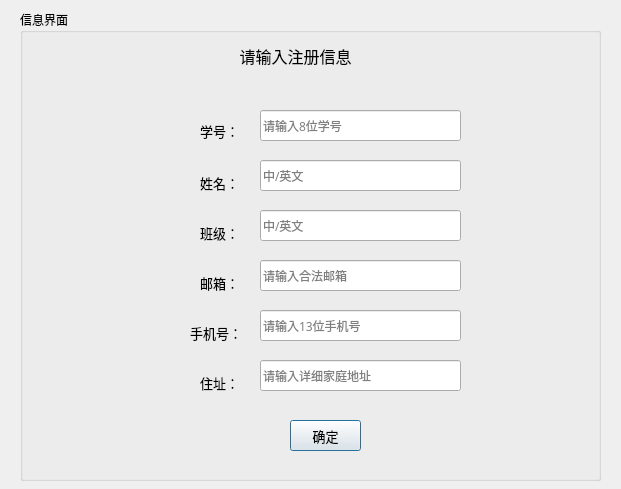
<?xml version="1.0" encoding="UTF-8"?>
<ui version="4.0">
 <class>userInfoDialog</class>
 <widget class="QDialog" name="userInfoDialog">
  <property name="geometry">
   <rect>
    <x>0</x>
    <y>0</y>
    <width>621</width>
    <height>489</height>
   </rect>
  </property>
  <property name="font">
   <font>
    <family>方正启体简体</family>
   </font>
  </property>
  <property name="windowTitle">
   <string>OpenCV Face Recognition System - UserInfo</string>
  </property>
  <widget class="QLabel" name="msgLabel">
   <property name="geometry">
    <rect>
     <x>80</x>
     <y>254</y>
     <width>281</width>
     <height>21</height>
    </rect>
   </property>
   <property name="text">
    <string/>
   </property>
   <property name="alignment">
    <set>Qt::AlignCenter</set>
   </property>
  </widget>
  <widget class="QGroupBox" name="infoBox">
   <property name="geometry">
    <rect>
     <x>20</x>
     <y>10</y>
     <width>581</width>
     <height>471</height>
    </rect>
   </property>
   <property name="title">
    <string>信息界面</string>
   </property>
   <widget class="QLabel" name="tipLabel">
    <property name="geometry">
     <rect>
      <x>150</x>
      <y>20</y>
      <width>251</width>
      <height>51</height>
     </rect>
    </property>
    <property name="font">
     <font>
      <family>方正启体简体</family>
      <pointsize>12</pointsize>
     </font>
    </property>
    <property name="text">
     <string>请输入注册信息</string>
    </property>
    <property name="alignment">
     <set>Qt::AlignCenter</set>
    </property>
   </widget>
   <widget class="QLineEdit" name="stuIDLineEdit">
    <property name="geometry">
     <rect>
      <x>240</x>
      <y>100</y>
      <width>201</width>
      <height>31</height>
     </rect>
    </property>
    <property name="toolTip">
     <string/>
    </property>
    <property name="placeholderText">
     <string>请输入8位学号</string>
    </property>
    <property name="clearButtonEnabled">
     <bool>true</bool>
    </property>
   </widget>
   <widget class="QLabel" name="stuIDLabel">
    <property name="geometry">
     <rect>
      <x>180</x>
      <y>100</y>
      <width>51</width>
      <height>41</height>
     </rect>
    </property>
    <property name="font">
     <font>
      <pointsize>10</pointsize>
     </font>
    </property>
    <property name="text">
     <string>学号：</string>
    </property>
   </widget>
   <widget class="QLabel" name="nameLabel">
    <property name="geometry">
     <rect>
      <x>180</x>
      <y>150</y>
      <width>51</width>
      <height>45</height>
     </rect>
    </property>
    <property name="font">
     <font>
      <pointsize>10</pointsize>
     </font>
    </property>
    <property name="text">
     <string>姓名：</string>
    </property>
   </widget>
   <widget class="QLineEdit" name="nameLineEdit">
    <property name="geometry">
     <rect>
      <x>240</x>
      <y>150</y>
      <width>201</width>
      <height>31</height>
     </rect>
    </property>
    <property name="toolTip">
     <string/>
    </property>
    <property name="alignment">
     <set>Qt::AlignLeading|Qt::AlignLeft|Qt::AlignVCenter</set>
    </property>
    <property name="placeholderText">
     <string>中/英文</string>
    </property>
    <property name="clearButtonEnabled">
     <bool>true</bool>
    </property>
   </widget>
   <widget class="QPushButton" name="okButton">
    <property name="geometry">
     <rect>
      <x>270</x>
      <y>410</y>
      <width>71</width>
      <height>31</height>
     </rect>
    </property>
    <property name="font">
     <font>
      <family>方正启体简体</family>
      <pointsize>10</pointsize>
     </font>
    </property>
    <property name="text">
     <string>确定</string>
    </property>
   </widget>
   <widget class="QLabel" name="classLabel">
    <property name="geometry">
     <rect>
      <x>180</x>
      <y>200</y>
      <width>51</width>
      <height>45</height>
     </rect>
    </property>
    <property name="font">
     <font>
      <pointsize>10</pointsize>
     </font>
    </property>
    <property name="text">
     <string>班级：</string>
    </property>
   </widget>
   <widget class="QLineEdit" name="classLineEdit">
    <property name="geometry">
     <rect>
      <x>240</x>
      <y>200</y>
      <width>201</width>
      <height>31</height>
     </rect>
    </property>
    <property name="toolTip">
     <string/>
    </property>
    <property name="alignment">
     <set>Qt::AlignLeading|Qt::AlignLeft|Qt::AlignVCenter</set>
    </property>
    <property name="placeholderText">
     <string>中/英文</string>
    </property>
    <property name="clearButtonEnabled">
     <bool>true</bool>
    </property>
   </widget>
   <widget class="QLabel" name="eamilLabel">
    <property name="geometry">
     <rect>
      <x>180</x>
      <y>250</y>
      <width>51</width>
      <height>45</height>
     </rect>
    </property>
    <property name="font">
     <font>
      <pointsize>10</pointsize>
     </font>
    </property>
    <property name="text">
     <string>邮箱：</string>
    </property>
   </widget>
   <widget class="QLineEdit" name="emailLineEdit">
    <property name="geometry">
     <rect>
      <x>240</x>
      <y>250</y>
      <width>201</width>
      <height>31</height>
     </rect>
    </property>
    <property name="toolTip">
     <string/>
    </property>
    <property name="text">
     <string/>
    </property>
    <property name="alignment">
     <set>Qt::AlignLeading|Qt::AlignLeft|Qt::AlignVCenter</set>
    </property>
    <property name="placeholderText">
     <string>请输入合法邮箱</string>
    </property>
    <property name="clearButtonEnabled">
     <bool>true</bool>
    </property>
   </widget>
   <widget class="QLabel" name="phoneLabel">
    <property name="geometry">
     <rect>
      <x>170</x>
      <y>300</y>
      <width>61</width>
      <height>45</height>
     </rect>
    </property>
    <property name="font">
     <font>
      <pointsize>10</pointsize>
     </font>
    </property>
    <property name="text">
     <string>手机号：</string>
    </property>
   </widget>
   <widget class="QLineEdit" name="phoneLineEdit">
    <property name="geometry">
     <rect>
      <x>240</x>
      <y>300</y>
      <width>201</width>
      <height>31</height>
     </rect>
    </property>
    <property name="toolTip">
     <string/>
    </property>
    <property name="text">
     <string/>
    </property>
    <property name="alignment">
     <set>Qt::AlignLeading|Qt::AlignLeft|Qt::AlignVCenter</set>
    </property>
    <property name="placeholderText">
     <string>请输入13位手机号</string>
    </property>
    <property name="clearButtonEnabled">
     <bool>true</bool>
    </property>
   </widget>
   <widget class="QLabel" name="addrLabel">
    <property name="geometry">
     <rect>
      <x>180</x>
      <y>350</y>
      <width>51</width>
      <height>45</height>
     </rect>
    </property>
    <property name="font">
     <font>
      <pointsize>10</pointsize>
     </font>
    </property>
    <property name="text">
     <string>住址：</string>
    </property>
   </widget>
   <widget class="QLineEdit" name="addrLineEdit">
    <property name="geometry">
     <rect>
      <x>240</x>
      <y>350</y>
      <width>201</width>
      <height>31</height>
     </rect>
    </property>
    <property name="toolTip">
     <string/>
    </property>
    <property name="text">
     <string/>
    </property>
    <property name="alignment">
     <set>Qt::AlignLeading|Qt::AlignLeft|Qt::AlignVCenter</set>
    </property>
    <property name="placeholderText">
     <string>请输入详细家庭地址</string>
    </property>
    <property name="clearButtonEnabled">
     <bool>true</bool>
    </property>
   </widget>
  </widget>
 </widget>
 <resources/>
 <connections/>
</ui>
